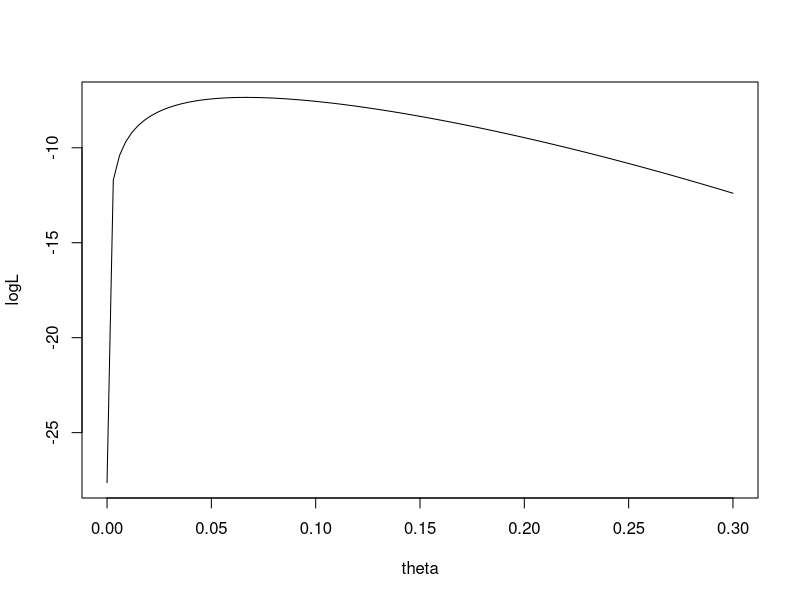

The R script that drew this image:
## ---- chunk 1
y <- 2 # successes
n <- 30 # trials
eps <- 1e-6 # buffer because theta must lie within [0,1]
theta <- seq(eps, 1 - eps, length.out = 1e4) # sequence to thetas to try
 # plug thetas into pmf
logLike=y * log(theta) + (n - y) * log(1 - theta)
MLE <- theta[which.max(logLike)] # maximum likelihood estimate
my_data <- data.frame(logLike, theta) # for plotting if you want
## ---- chunk 2
y / n # analytical theta MLE 
MLE # grid search approximation
## ---- chunk 3
curve(y * log(x) + (n - y) * log(1 - x),from =eps, to=0.3,xlab="theta",ylab="logL")
